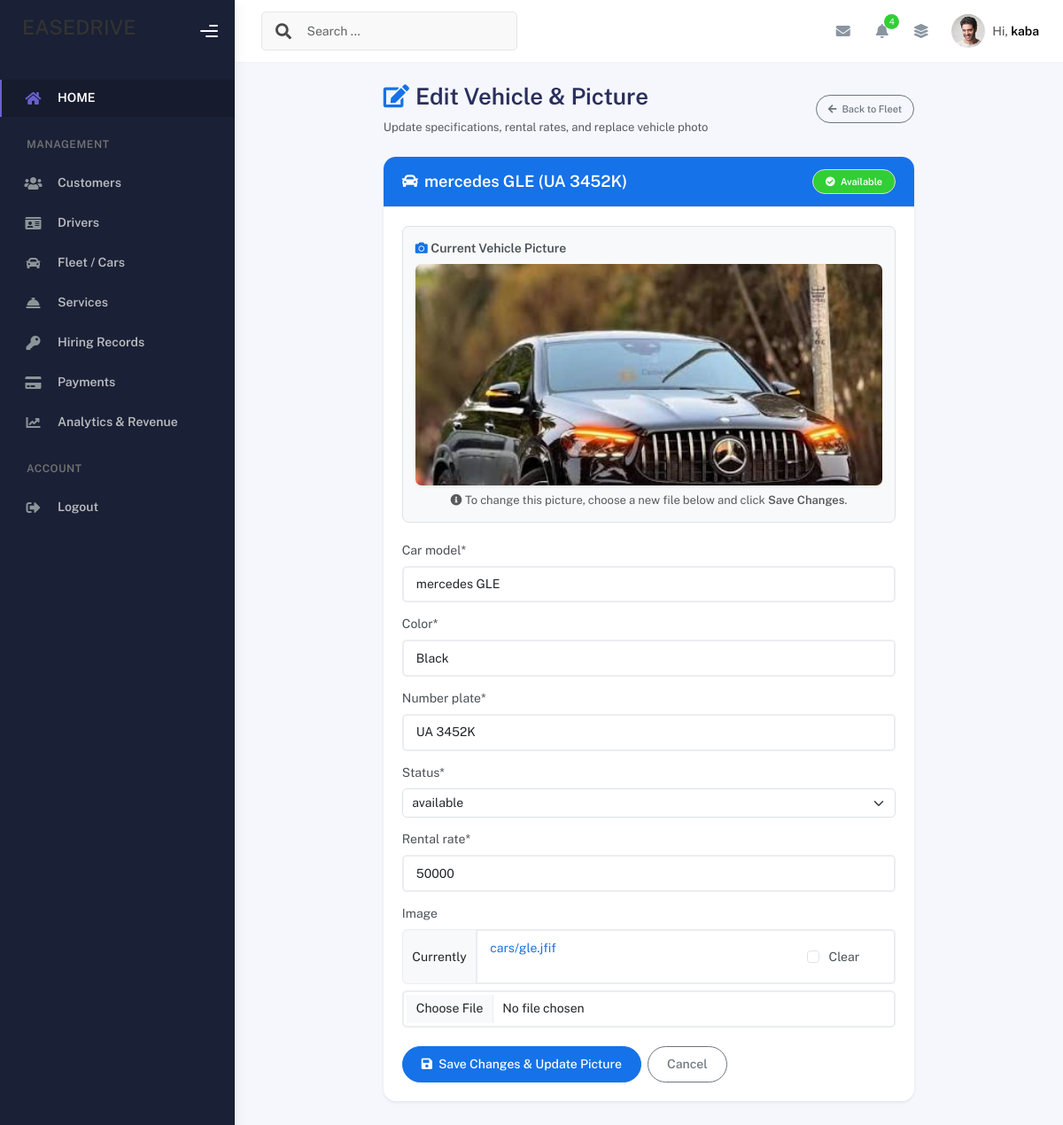
/edit_car/1/ (signed in), run on the app's committed database.
### carapplication/models.py (models this page shows, shortened)
class Car(models.Model):
    car_model = models.CharField(max_length=20, null=True)
    color = models.CharField(max_length=10)
    number_plate = models.CharField(max_length=8)
    status = models.CharField(choices=status)
    rental_rate = models.IntegerField()
    image = models.ImageField(upload_to='cars/', null=True, blank=True)

### carapplication/views.py (the view)
# urls.py: path("edit_car/<int:car_id>/", edit_car_view, name="edit_car"),
@admin_required
def edit_car_view(request, car_id):
    message = ''
    car = get_object_or_404(Car, id=car_id)
    if request.method == "POST":
        car_form = CarForm(request.POST, request.FILES, instance=car)
        if car_form.is_valid():
            car_form.save()
            return redirect(request.META.get('HTTP_REFERER') or 'add_car')
        else:
            message = 'form has invalid data'
    else:
        car_form = CarForm(instance=car)
    context = {
        "form": car_form,
        "msg": message,
        "car": car
    }
    return render(request, "edit_car.html", context)

### carapplication/forms.py
class CarForm(ModelForm):
    class Meta:
        model = Car
        fields = '__all__'

### carapplication/views.py (called while the page is built)
def admin_required(view_func):
    @wraps(view_func)
    def _wrapped_view(request, *args, **kwargs):
        if not request.user.is_authenticated:
            return redirect('login_page')
        is_admin = (
            request.user.is_superuser or
            request.user.is_staff or
            (hasattr(request.user, 'profile') and request.user.profile.role == 'admin')
        )
        if not is_admin:
            return redirect('customer_dashboard')
        return view_func(request, *args, **kwargs)
    return _wrapped_view

### carapplication/templates/edit_car.html (shortened to what this page needs)
{% extends './base.html' %}
{% load crispy_forms_tags %}
{% block content %}
<div class="container py-4">
    <div class="row justify-content-center">
        <div class="col-lg-8">
            <div class="d-flex justify-content-between align-items-center mb-4">
                <div>
                    <h2 class="fw-bold mb-1"><i class="fas fa-edit text-primary me-2"></i>Edit Vehicle & Picture</h2>
                    <p class="text-muted small mb-0">Update specifications, rental rates, and replace vehicle photo</p>
                </div>
                <a href="{% url 'add_car' %}" class="btn btn-outline-secondary btn-sm rounded-pill">
                    <i class="fas fa-arrow-left me-1"></i> Back to Fleet
                </a>
            </div>
            <div class="card shadow-sm border-0 rounded-4">
                <div class="card-header bg-primary text-white py-3 px-4 rounded-top-4 d-flex justify-content-between align-items-center">
                    <h5 class="mb-0 fw-bold"><i class="fas fa-car me-2"></i>{{ car.car_model }} ({{ car.number_plate }})</h5>
                    {% if car.status == 'available' %}
                        <span class="badge bg-success text-white px-3 py-2 rounded-pill fw-semibold"><i class="fas fa-check-circle me-1"></i> Available</span>
                    {% elif car.status == 'rented' %}
                        <span class="badge bg-warning text-dark px-3 py-2 rounded-pill fw-bold"><i class="fas fa-key me-1"></i> Rented</span>
                    {% else %}
                        <span class="badge bg-danger text-white px-3 py-2 rounded-pill fw-semibold"><i class="fas fa-tools me-1"></i> Maintenance</span>
                    {% endif %}
                </div>
                <div class="card-body p-4">
                    <div class="mb-4 p-3 bg-light rounded-3 text-center border">
                        <label class="form-label fw-bold d-block text-start mb-2">
                            <i class="fas fa-camera me-1 text-primary"></i>Current Vehicle Picture
                        </label>
                        {% if car.image %}
                            <img src="{{ car.image.url }}" alt="{{ car.car_model }}" class="img-fluid rounded-3 shadow-sm" style="max-height: 250px; width: 100%; object-fit: cover;">
                            <div class="mt-2 text-muted small">
                                <i class="fas fa-info-circle me-1"></i>To change this picture, choose a new file below and click <strong>Save Changes</strong>.
                            </div>
                        {% else %}
                            <div class="py-4 text-muted">
                                <i class="fas fa-image fa-3x mb-2 opacity-50"></i>
                                <p class="mb-1">No picture has been uploaded for this car yet.</p>
                                <small>Use the form below to upload a picture.</small>
                            </div>
                        {% endif %}
                    </div>
                    <form method="post" enctype="multipart/form-data">
                        {{ form|crispy }}
                        <div class="d-flex gap-2 mt-4">
                            <button type="submit" class="btn btn-primary px-4 rounded-pill">
                                <i class="fas fa-save me-1"></i> Save Changes & Update Picture
                            </button>
                            <a href="{% url 'add_car' %}" class="btn btn-outline-secondary px-4 rounded-pill">Cancel</a>
                        </div>
                    </form>
                </div>
            </div>
        </div>
    </div>
</div>
{% endblock content %}

### carapplication/templates/base.html (shortened to what this page needs)
<!DOCTYPE html>
<html lang="en">
    {% load static %}
  <head>
        <link rel="stylesheet" href="https://cdnjs.cloudflare.com/ajax/libs/font-awesome/6.5.1/css/all.min.css" />
        <link rel="stylesheet" href="{% static 'assets/css/bootstrap.min.css' %}" />
        <link rel="stylesheet" href="{% static 'assets/css/plugins.min.css' %}" />
        <link rel="stylesheet" href="{% static 'assets/css/kaiadmin.min.css' %}" />
        <link rel="stylesheet" href="{% static 'assets/css/demo.css' %} " />
  </head>
    <body>
        <div class="wrapper">
      <div class="sidebar" data-background-color="dark">
        <div class="sidebar-logo">
          <div class="logo-header" data-background-color="dark">
           <h3>EASEDRIVE</h3>
            <div class="nav-toggle">
              <button class="btn btn-toggle toggle-sidebar">
                <i class="gg-menu-right"></i>
              </button>
            </div>
          </div>
        </div>
        <div class="sidebar-wrapper scrollbar scrollbar-inner">
          <div class="sidebar-content">
            <ul class="nav nav-secondary">
              <li class="nav-item active">
                <a href="{% url 'index_page' %}">
                  <i class="fas fa-home"></i>
                  <p>HOME</p>
                </a>
              </li>
              {% if user.is_authenticated and user.profile.role == 'admin' or user.is_superuser %}
              <li class="nav-section">
                <h4 class="text-section">Management</h4>
              </li>
              <li class="nav-item">
                <a href="{% url 'add_customer' %}">
                  <i class="fas fa-users"></i>
                  <p>Customers</p>
                </a>
              </li>
              <li class="nav-item">
                <a href="{% url 'add_driver' %}">
                  <i class="fas fa-id-card"></i>
                  <p>Drivers</p>
                </a>
              </li>
              <li class="nav-item">
                <a href="{% url 'add_car' %}">
                  <i class="fas fa-car"></i>
                  <p>Fleet / Cars</p>
                </a>
              </li>
              <li class="nav-item">
                <a href="{% url 'add_service' %}">
                  <i class="fas fa-concierge-bell"></i>
                  <p>Services</p>
                </a>
              </li>
              <li class="nav-item">
                <a href="{% url 'add_hiring' %}">
                  <i class="fas fa-key"></i>
                  <p>Hiring Records</p>
                </a>
              </li>
              <li class="nav-item">
                <a href="{% url 'add_payment' %}">
                  <i class="fas fa-credit-card"></i>
                  <p>Payments</p>
                </a>
              </li>
              <li class="nav-item">
                <a href="{% url 'admin_analytics' %}">
                  <i class="fas fa-chart-line"></i>
                  <p>Analytics & Revenue</p>
                </a>
              </li>
              {% endif %}
              {% if user.is_authenticated %}
              <li class="nav-section">
                <h4 class="text-section">Account</h4>
              </li>
              <li class="nav-item">
                <a href="{% url 'logout_page' %}">
                  <i class="fas fa-sign-out-alt"></i>
                  <p>Logout</p>
                </a>
              </li>
              {% endif %}
            </ul>
          </div>
        </div>
      </div>
      <div class="main-panel">
        <div class="main-header">
          <nav
            class="navbar navbar-header navbar-header-transparent navbar-expand-lg border-bottom"
          >
            <div class="container-fluid">
              <nav
                class="navbar navbar-header-left navbar-expand-lg navbar-form nav-search p-0 d-none d-lg-flex"
              >
                <div class="input-group">
                  <div class="input-group-prepend">
                    <button type="submit" class="btn btn-search pe-1">
                      <i class="fa fa-search search-icon"></i>
                    </button>
                  </div>
                  <input
                    type="text"
                    placeholder="Search ..."
                    class="form-control"
                  />
                </div>
              </nav>
              <ul class="navbar-nav topbar-nav ms-md-auto align-items-center">
                <li class="nav-item topbar-icon dropdown hidden-caret">
                  <a
                    class="nav-link dropdown-toggle"
                    href="#"
                    id="messageDropdown"
                    role="button"
                    data-bs-toggle="dropdown"
                    aria-haspopup="true"
                    aria-expanded="false"
                  >
                    <i class="fa fa-envelope"></i>
                  </a>
                </li>
                <li class="nav-item topbar-icon dropdown hidden-caret">
                  <a
                    class="nav-link dropdown-toggle"
                    href="#"
                    id="notifDropdown"
                    role="button"
                    data-bs-toggle="dropdown"
                    aria-haspopup="true"
                    aria-expanded="false"
                  >
                    <i class="fa fa-bell"></i>
                    <span class="notification">4</span>
                  </a>
                </li>
                <li class="nav-item topbar-icon dropdown hidden-caret">
                  <a
                    class="nav-link"
                    data-bs-toggle="dropdown"
                    href="#"
                    aria-expanded="false"
                  >
                    <i class="fas fa-layer-group"></i>
                  </a>
                </li>
                <li class="nav-item topbar-user dropdown hidden-caret">
                  <a
                    class="dropdown-toggle profile-pic"
                    data-bs-toggle="dropdown"
                    href="#"
                    aria-expanded="false"
                  >
                    <div class="avatar-sm">
                      <img
                        src="{% static 'assets/img/profile.jpg' %}"
                        alt="..."
                        class="avatar-img rounded-circle"
                      />
                    </div>
                    <span class="profile-username">
                      <span class="op-7">Hi,</span>
                      <span class="fw-bold">{% if user.is_authenticated %}{{ user.first_name|default:user.username }}{% else %}Guest{% endif %}</span>
                    </span>
                  </a>
                </li>
              </ul>
            </div>
          </nav>
        </div>
        <div class="container">
            {% block content %}
            {% endblock content %}
        </div>
      </div>
    </div>
    </body>
</html>

### data on the page
Car: car_model "mercedes GLE", number_plate "UA 3452K", image (picture), color "Black", status "available", rental_rate "50000"

### other printed values
{{ user.first_name|default:user.username }} "kaba"
